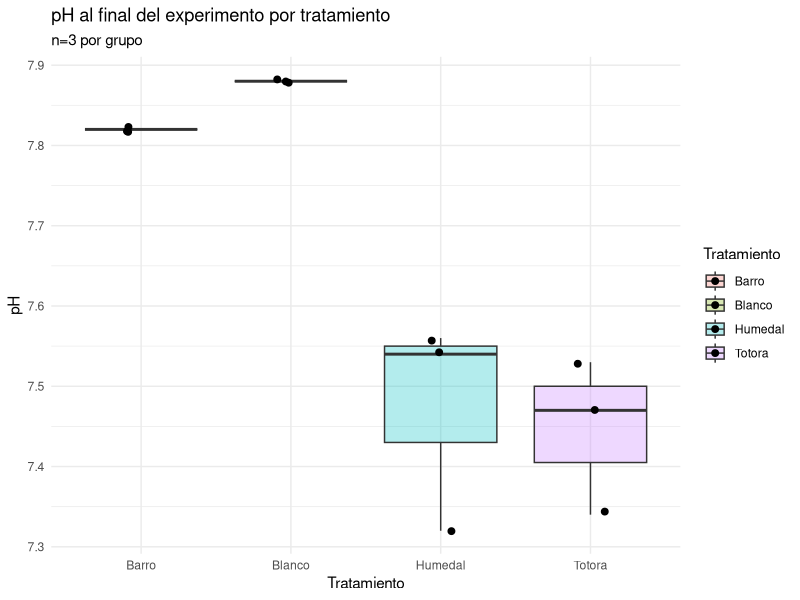
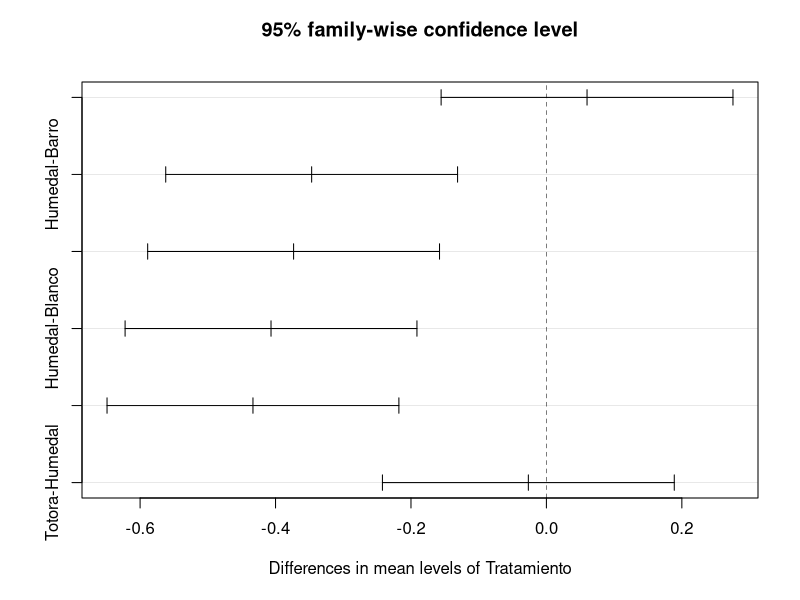
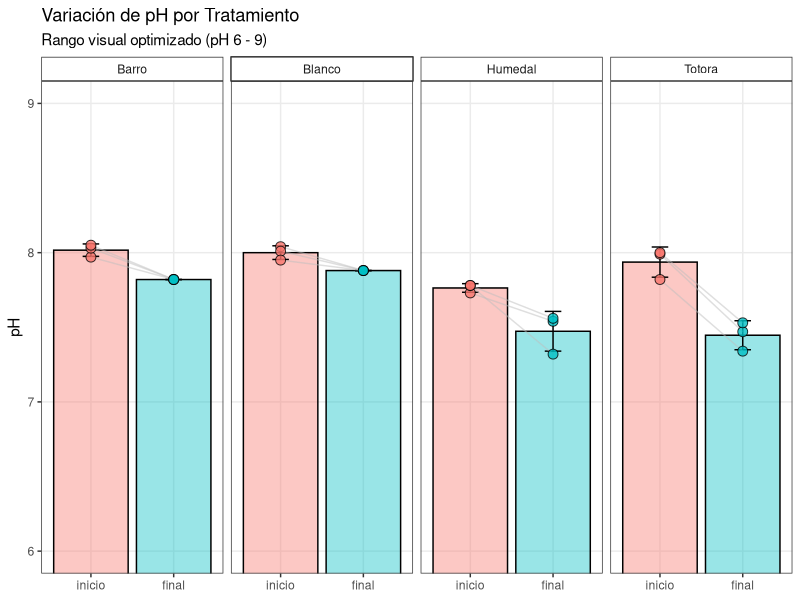
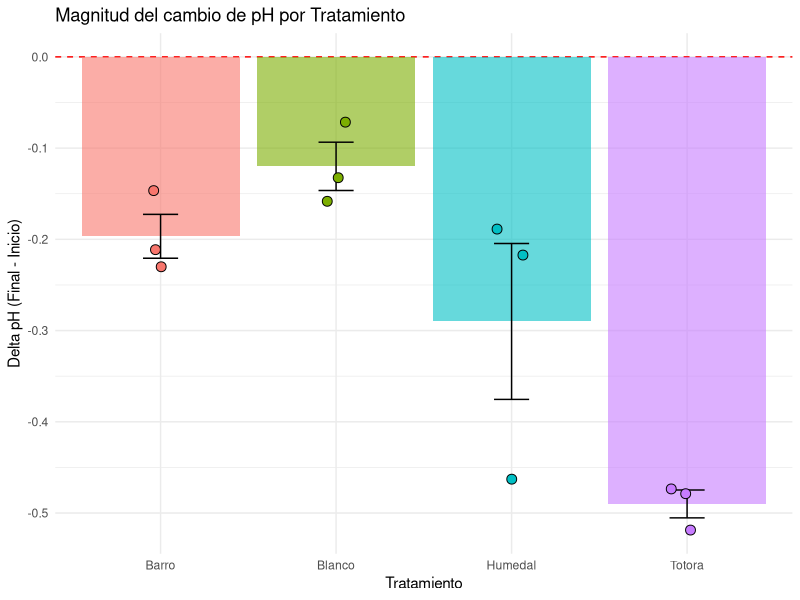
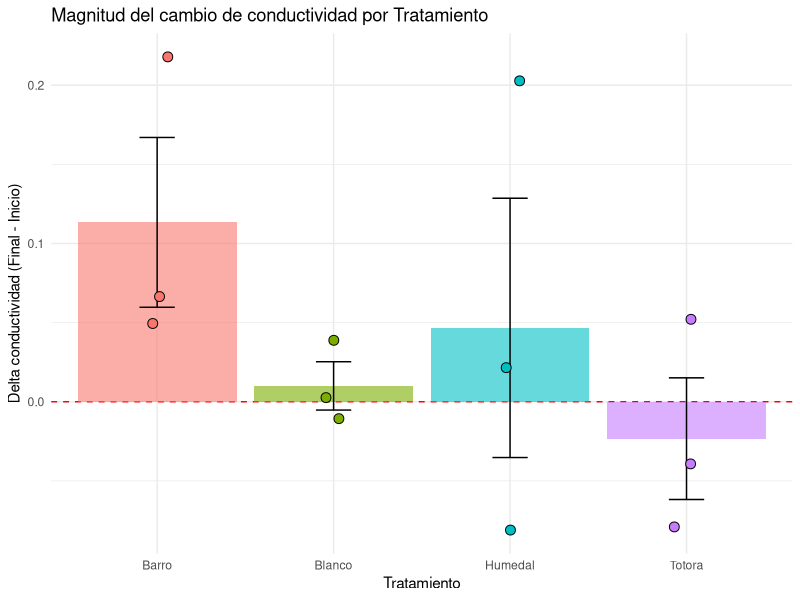
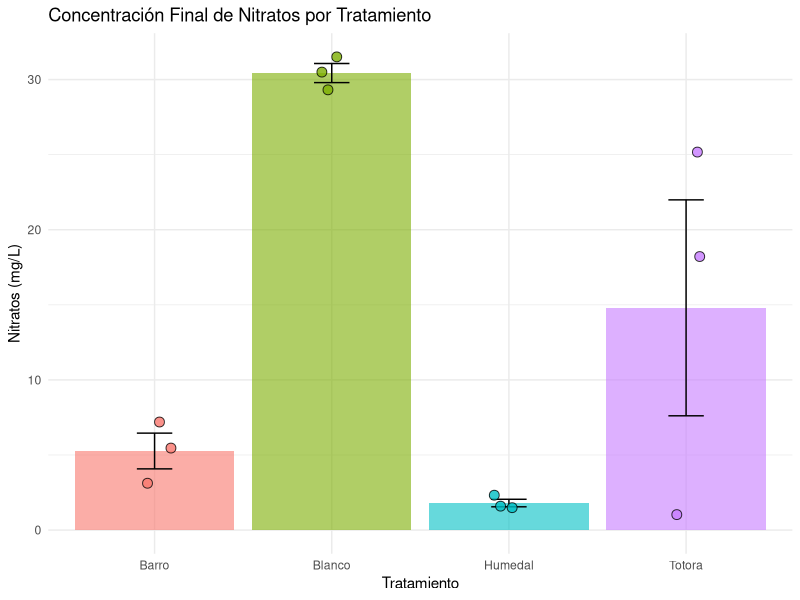

Recreate these plots in R, in order. (Note: this script raises an error after producing the figures.)
# ============================================================
#  ANÁLISIS ESTADÍSTICO - HUMEDALES ARTIFICIALES
#  4 tratamientos × 3 réplicas × 2 fechas (inicio / final)
#  Variables: conductividad (µS/cm) y pH
# ============================================================
# Cargar librerías
library(tidyverse)
library(ggpubr) # Facilita añadir estadísticas a los gráficos

# Cargar datos
df1 <- read.csv("../data/tp2-datos.csv")
view(df1)

# Convertir a factores (datos categoricos)
df1 <- df1 %>%
  mutate(
    Tratamiento = factor(Tratamiento),
    Replica     = factor(Replica),
    Fecha       = factor(Fecha, levels = c("inicio", "final"))
  )

# Filtrar solo los datos finales para comparar tratamientos entre sí
df_final <- df1 %>% filter(Fecha == "final")

# Gráfico de puntos con barras de error
ggplot(df_final, aes(x = Tratamiento, y = pH, fill = Tratamiento)) +
  geom_boxplot(alpha = 0.3) + 
  geom_jitter(width = 0.1, size = 2) + # Muestra las 3 réplicas reales
  theme_minimal() +
  labs(title = "pH al final del experimento por tratamiento",
       subtitle = "n=3 por grupo")

# 1. Ajustar el modelo lineal (ANOVA)
# analisis global de diferencias entre tratamientos al final del experimento
# nivel de significancia = probabilidad de obtener este resultado al azar
modelo_ph <- aov(pH ~ Tratamiento, data = df_final)


# 2. Ver el resumen (buscar el Pr(>F))
summary(modelo_ph)

# 3. Si el ANOVA es significativo (p < 0.05), correr Tukey
test_tukey <- TukeyHSD(modelo_ph)
print(test_tukey)

# Graficar comparaciones de Tukey
plot(test_tukey)

# Obtener las letras de tratamientos con diferencias significativas
library(multcompView)
letras <- multcompLetters4(modelo_ph, test_tukey)
print(letras)


# -----
# DELTAS: VARIACION TEMPORAL
# ------
library(tidyverse)

# Grafico gral pH antes y despues
ggplot(df1, aes(x = Fecha, y = pH, fill = Fecha)) +
  # Barras de promedio (con transparencia)
  stat_summary(fun = mean, geom = "bar", alpha = 0.4, color = "black") +
  # Barras de error (SD)
  stat_summary(fun.data = mean_sdl, fun.args = list(mult = 1), 
               geom = "errorbar", width = 0.2) +
  # Puntos individuales y líneas que los unen (opcional pero recomendado)
  geom_line(aes(group = Replica), color = "gray", alpha = 0.5) +
  geom_point(shape = 21, size = 3, alpha = 0.8) +
  # Facetado por tratamiento
  facet_wrap(~Tratamiento, nrow = 1) +
  # --- AQUÍ EL RANGO DEL EJE Y ---
  coord_cartesian(ylim = c(6, 9)) +
  # Estética limpia
  theme_bw() +
  theme(legend.position = "none", # Quitamos la leyenda porque el eje X ya lo dice
        strip.background = element_rect(fill = "white"), # Títulos de facetas limpios
        panel.grid.minor = element_blank()) +
  labs(title = "Variación de pH por Tratamiento",
       subtitle = "Rango visual optimizado (pH 6 - 9)",
       y = "pH",
       x = NULL)

# ---------
## ANALISIS delta PH
# --------
library(tidyverse)

df_delta = read.csv("../data/deltas.csv")
df_delta = read.csv("./data/deltas.csv")
view(df_delta)

# 2. Correr el ANOVA sobre el Delta
modelo_delta_ph <- aov(pH_dif ~ Tratamiento, data = df_delta)
summary(modelo_delta_ph)

# 3. Prueba de Tukey para ver quién cambió MÁS
tukey_delta_ph <- TukeyHSD(modelo_delta_ph)
phtuk = as.data.frame(tukey_delta_ph[1])

library(multcompView)
letras_ph <- multcompLetters4(modelo_delta_ph, tukey_delta_ph)
print(letras_ph)


par(mfrow = c(2,2))

# Gráfico del Delta de pH por tratamiento
ggplot(df_delta, aes(x = Tratamiento, y = pH_dif, fill = Tratamiento)) +
  # Línea de referencia en cero (donde todos empezaron)
  geom_hline(yintercept = 0, linetype = "dashed", color = "red") +
  # Barras de promedio del cambio
  stat_summary(fun = mean, geom = "bar", alpha = 0.6) +
  # Error estándar o Desviación
  stat_summary(fun.data = mean_se, geom = "errorbar", width = 0.2) +
  # Las 3 réplicas reales
  geom_jitter(width = 0.1, size = 3, shape = 21, color = "black") +
  theme_minimal() +
  labs(title = "Magnitud del cambio de pH por Tratamiento",
       y = "Delta pH (Final - Inicio)") +
  theme(legend.position = "none")


####
## Analisis conductividad
####
modelo_delta_conduct = aov(Conduct_dif ~ Tratamiento, data = df_delta)
summary(modelo_delta_conduct)
# Gráfico conductividad
ggplot(df_delta, aes(x = Tratamiento, y = Conduct_dif, fill = Tratamiento)) +
  # Línea de referencia en cero (donde todos empezaron)
  geom_hline(yintercept = 0, linetype = "dashed", color = "red") +
  # Barras de promedio del cambio
  stat_summary(fun = mean, geom = "bar", alpha = 0.6) +
  # Error estándar o Desviación
  stat_summary(fun.data = mean_se, geom = "errorbar", width = 0.2) +
  # Las 3 réplicas reales
  geom_jitter(width = 0.1, size = 3, shape = 21, color = "black") +
  theme_minimal() +
  labs(title = "Magnitud del cambio de conductividad por Tratamiento",
       y = "Delta conductividad (Final - Inicio)") +
  theme(legend.position = "none")


###
# NITRATOS Y FOSFATOS
###

modelo_nitratos <- aov(Nitratos ~ Tratamiento, data = df_delta)
summary(modelo_nitratos)
tukey_nitratos <- TukeyHSD(modelo_nitratos)
letras_nitratos <- multcompLetters4(modelo_nitratos, tukey_nitratos)
print(letras_nitratos)


ggplot(df_delta, aes(x = Tratamiento, y = Nitratos, fill = Tratamiento)) +
  # Barras de promedio
  stat_summary(fun = mean, geom = "bar", alpha = 0.6) +
  # Barras de error (Error Estándar)
  stat_summary(fun.data = mean_se, geom = "errorbar", width = 0.2) +
  # Puntos de las 3 réplicas
  geom_jitter(width = 0.1, size = 3, shape = 21, color = "black", alpha = 0.8) +
  # Estética
  theme_minimal() +
  #scale_fill_brewer(palette = "Set2") + # Colores distintos para nutrientes
  labs(title = "Concentración Final de Nitratos por Tratamiento",
       y = "Nitratos (mg/L)", 
       x = "Tratamiento") +
  theme(legend.position = "none")


modelo_fosfatos <- aov(Fosfatos ~ Tratamiento, data = df_delta)
summary(modelo_fosfatos)
tukey_fosfatos <- TukeyHSD(modelo_fosfatos)
letras_fosfatos <- multcompLetters4(modelo_fosfatos, tukey_fosfatoss)
print(letras_fosfatos)

ggplot(df_delta, aes(x = Tratamiento, y = Fosfatos, fill = Tratamiento)) +
  # Barras de promedio
  stat_summary(fun = mean, geom = "bar", alpha = 0.6) +
  # Barras de error (Error Estándar)
  stat_summary(fun.data = mean_se, geom = "errorbar", width = 0.2) +
  # Puntos de las 3 réplicas
  geom_jitter(width = 0.1, size = 3, shape = 21, color = "black", alpha = 0.8) +
  # Estética
  theme_minimal() +
  #scale_fill_brewer(palette = "Set2") + # Colores distintos para nutrientes
  labs(title = "Concentración Final de Fosfatos por Tratamiento",
       y = "Fosfatos (mg/L)", 
       x = "Tratamiento") +
  theme(legend.position = "none")
